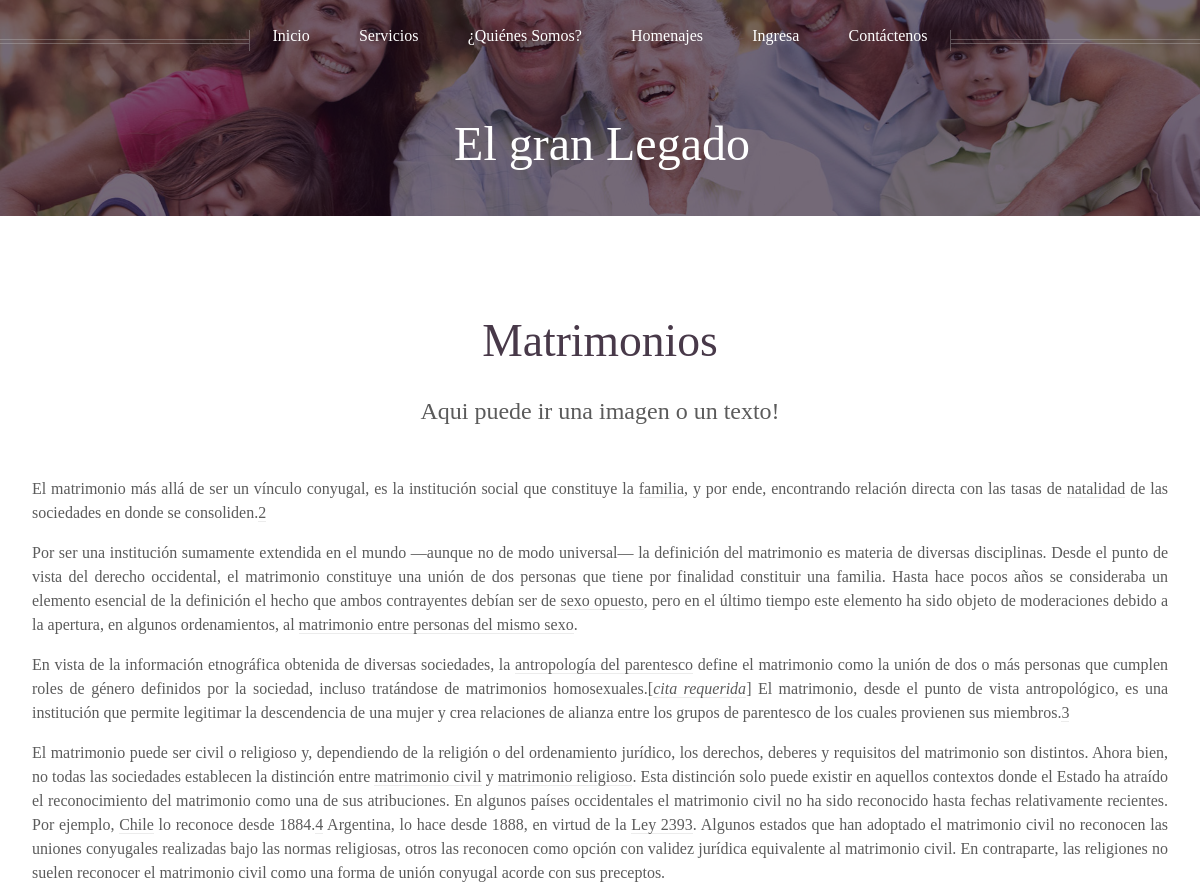
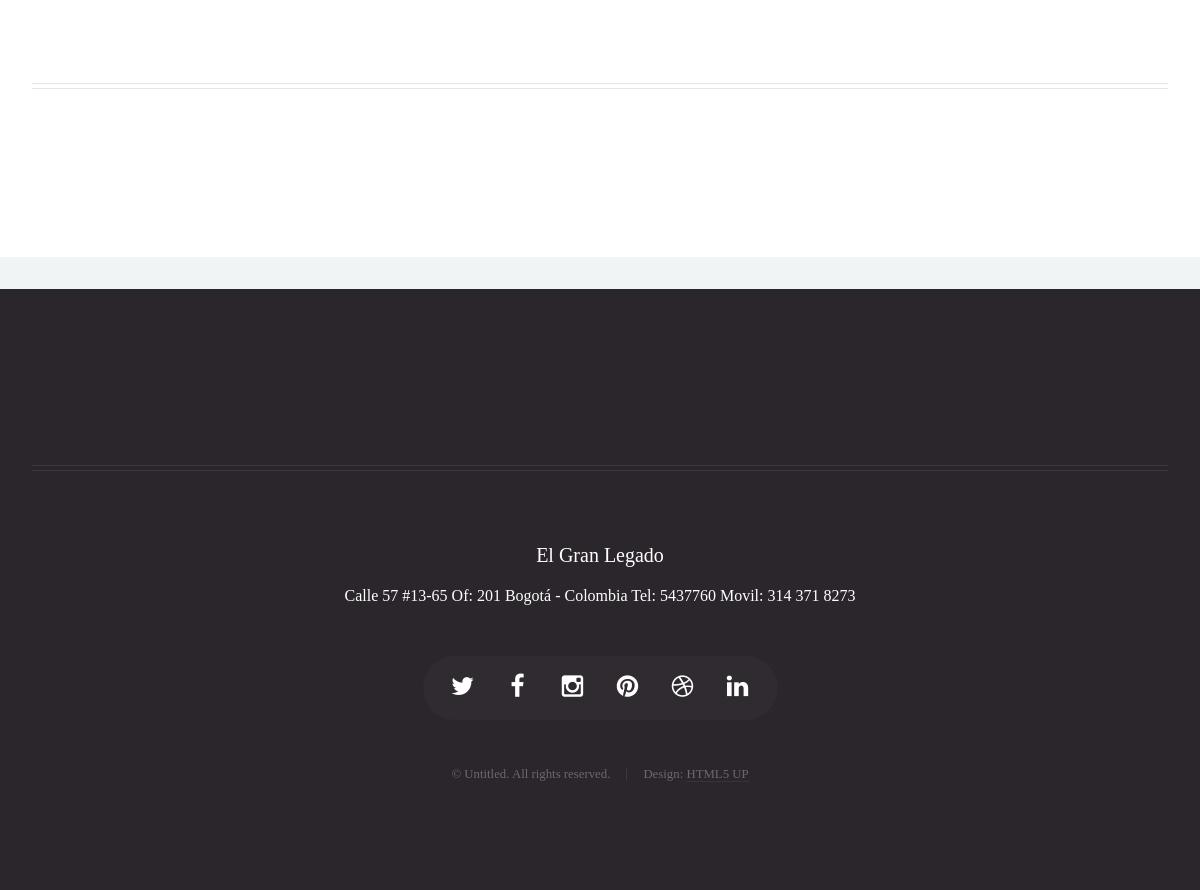
The app's page /matrimonios/ with its own data (2 pictures, top to bottom).
### legado/models.py (models this page shows, shortened)
class Matrimonio(models.Model):
    nombre = models.CharField(max_length=100, verbose_name='Nombre')
    resumen =RichTextField(verbose_name='Resumen')
    texto = RichTextField(verbose_name='Texto')
    imagen = ProcessedImageField(upload_to='img/matrimonio',processors=[ResizeToFit(427, 285)],format='JPEG',options={'quality': 60})

### legado/views.py (the view)
# urls.py: url(r'^matrimonios/', 'MatrimonioIndex', name='matrimonios'),
def MatrimonioIndex(request):
    matrimonio = Matrimonio.objects.first()
    return render_to_response('matrimonios.html',locals(), context_instance=RequestContext(request))

### legado/context_processors.py (called while the page is built)
def mostrarfrase(request):
    return {'frase':choice(frases)}

### legado/templates/matrimonios.html
{%extends "base.html"%}
{% block Content %}
	<body class="no-sidebar">
		<div id="page-wrapper">
				<div id="header">
						<div class="inner">
							<header>
								<h1><a href="{% url 'inicio' %}" id="logo">El gran Legado</a></h1>
							</header>
						</div>
					{% include 'menu.html' %}
				</div>
				<div class="wrapper style1">
					<div class="container">
						<article id="main" class="special">
							<header>
								<h2><a href="{% url 'matrimonios' %}">{{ matrimonio.nombre }}</a></h2>
								<p>
									Aqui puede ir una imagen o un texto!
								</p>
							</header>
                            {% load static from staticfiles %}
							<p>
								{{ matrimonio.texto | safe }}
							</p>
						</article>
						<hr />
					</div>
				</div>
		</div>
	</body>
{% endblock Content %}

### records on screen
Matrimonio: nombre "Matrimonios", texto "El matrimonio más allá de ser un vínculo conyugal, es la institución social que constituye la familia , y por ende, encontrando relación directa con las tasas de natalidad de las sociedades en donde se consoliden. 2 Por ser una institución sumamente extendida en el mundo —aunque no de modo universal— la definición del matrimonio es materia de diversas disciplinas. Desde el punto de vista del derecho occidental, el matrimonio constituye una unión de dos personas que tiene por finalidad constituir una familia. Hasta hace pocos años se consideraba un elemento esencial de la definición el hecho que ambos contrayentes debían ser de sexo opuesto , pero en el último tiempo este elemento ha sido…"
